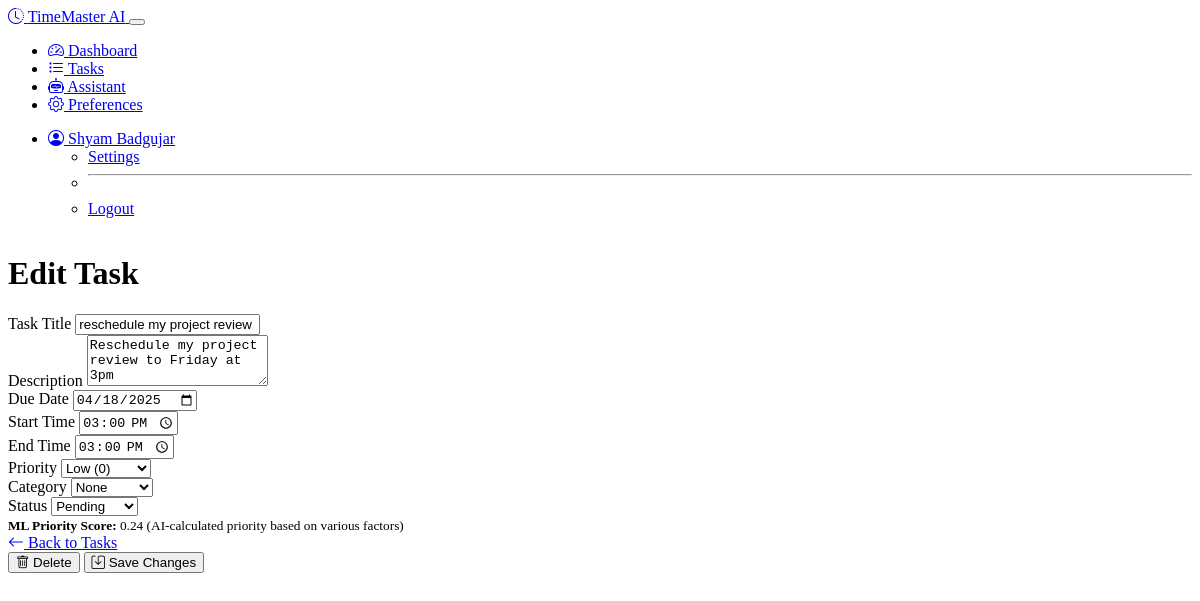
The page /tasks/10/edit (signed in) on the database its author committed.
### models.py (models this page shows, shortened)
class User(UserMixin, db.Model):
    id = db.Column(db.Integer, primary_key=True)
    username = db.Column(db.String(64), unique=True, nullable=False)
    email = db.Column(db.String(120), unique=True, nullable=False)
    password_hash = db.Column(db.String(256), nullable=False)
    created_at = db.Column(db.DateTime, default=datetime.utcnow)
    tasks = db.relationship('Task', backref='user', lazy='dynamic')
    preferences = db.relationship('UserPreference', backref='user', uselist=False)

class Task(db.Model):
    id = db.Column(db.Integer, primary_key=True)
    title = db.Column(db.String(120), nullable=False)
    description = db.Column(db.Text)
    created_at = db.Column(db.DateTime, default=datetime.utcnow)
    due_date = db.Column(db.DateTime)
    start_time = db.Column(db.DateTime)
    end_time = db.Column(db.DateTime)
    priority = db.Column(db.Integer, default=0)  # 0-5, 5 being highest
    status = db.Column(db.String(20), default='pending')  # pending, completed, cancelled
    category = db.Column(db.String(50))
    ml_priority_score = db.Column(db.Float, default=0.0)  # ML-calculated priority
    calendar_event_id = db.Column(db.String(100))  # For Google Calendar sync
    user_id = db.Column(db.Integer, db.ForeignKey('user.id'), nullable=False)

### routes.py (the view, shortened to what this page needs)
@app.route('/tasks/<int:task_id>/edit', methods=['GET', 'POST'])
@login_required
def edit_task(task_id):
    task = Task.query.get_or_404(task_id)
    if task.user_id != current_user.id:
        abort(403)
    return render_template('edit_task.html', task=task)

### models.py (called while the page is built)
@login_manager.user_loader
def load_user(user_id):
    return User.query.get(int(user_id))

    def get_notification_preferences(self):
        try:
            return json.loads(self.notification_preferences)
        except:
            return ['email', 'web']

### notification_service.py (called while the page is built)
    def check_reminders(self):
        now = datetime.now()
        due_reminders = Reminder.query.filter(
            Reminder.remind_at <= now,
            Reminder.sent == False
        ).all()
        sent_count = 0
        for reminder in due_reminders:
            success = self.send_reminder(reminder)
            if success:
                reminder.sent = True
                sent_count += 1
        db.session.commit()
        return sent_count

### routes.py (called while the page is built)
@app.before_request
def check_reminders():
    if not request.endpoint:
        return
    if request.endpoint in ['static', 'login', 'register']:
        return
    last_check = session.get('last_reminder_check', 0)
    now = datetime.now().timestamp()
    if now - last_check > 300:  # 5 minutes in seconds
        notification_service.check_reminders()
        session['last_reminder_check'] = now

### templates/edit_task.html (shortened to what this page needs)
{% extends "layout.html" %}
{% block content %}
<div class="container">
    <div class="row">
        <div class="col-md-8 mx-auto">
            <div class="card bg-dark">
                <div class="card-header">
                    <h1 class="h3 mb-0">Edit Task</h1>
                </div>
                <div class="card-body">
                    <form method="post" action="{{ url_for('edit_task', task_id=task.id) }}">
                        <div class="mb-3">
                            <label for="title" class="form-label">Task Title</label>
                            <input type="text" class="form-control" id="title" name="title" value="{{ task.title }}" required>
                        </div>
                        <div class="mb-3">
                            <label for="description" class="form-label">Description</label>
                            <textarea class="form-control" id="description" name="description" rows="3">{{ task.description }}</textarea>
                        </div>
                        <div class="row mb-3">
                            <div class="col-md-4">
                                <label for="due_date" class="form-label">Due Date</label>
                                <input type="date" class="form-control" id="due_date" name="due_date"
                                    value="{{ task.due_date.strftime('%Y-%m-%d') if task.due_date else '' }}">
                            </div>
                            <div class="col-md-4">
                                <label for="start_time" class="form-label">Start Time</label>
                                <input type="time" class="form-control" id="start_time" name="start_time"
                                    value="{{ task.start_time.strftime('%H:%M') if task.start_time else '' }}">
                            </div>
                            <div class="col-md-4">
                                <label for="end_time" class="form-label">End Time</label>
                                <input type="time" class="form-control" id="end_time" name="end_time"
                                    value="{{ task.end_time.strftime('%H:%M') if task.end_time else '' }}">
                            </div>
                        </div>
                        <div class="row mb-3">
                            <div class="col-md-4">
                                <label for="priority" class="form-label">Priority</label>
                                <select class="form-select" id="priority" name="priority">
                                    <option value="0" {{ 'selected' if task.priority == 0 }}>Low (0)</option>
                                </select>
                            </div>
                            <div class="col-md-4">
                                <label for="category" class="form-label">Category</label>
                                <select class="form-select" id="category" name="category">
                                    <option value="" {{ 'selected' if not task.category }}>None</option>
                                </select>
                            </div>
                            <div class="col-md-4">
                                <label for="status" class="form-label">Status</label>
                                <select class="form-select" id="status" name="status">
                                    <option value="pending" {{ 'selected' if task.status == 'pending' }}>Pending</option>
                                </select>
                            </div>
                        </div>
                        <div class="mb-3">
                            <div class="alert alert-secondary">
                                <small>
                                    <strong>ML Priority Score:</strong> {{ "%.2f"|format(task.ml_priority_score) }}
                                    <span class="ms-2 text-muted">(AI-calculated priority based on various factors)</span>
                                </small>
                            </div>
                        </div>
                        <div class="d-flex justify-content-between">
                            <div>
                                <a href="{{ url_for('task_list') }}" class="btn btn-outline-secondary">
                                    <i class="bi bi-arrow-left"></i> Back to Tasks
                                </a>
                            </div>
                            <div class="d-flex">
                                <form action="{{ url_for('delete_task', task_id=task.id) }}" method="post" class="me-2">
                                    <button type="submit" class="btn btn-outline-danger btn-delete-task">
                                        <i class="bi bi-trash"></i> Delete
                                    </button>
                                </form>
                                <button type="submit" class="btn btn-primary">
                                    <i class="bi bi-save"></i> Save Changes
                                </button>
                            </div>
                        </div>
                    </form>
                </div>
            </div>
        </div>
    </div>
</div>
{% endblock %}

### templates/layout.html (shortened to what this page needs)
<!DOCTYPE html>
<html lang="en" data-bs-theme="dark">
<head>
    <link rel="stylesheet" href="https://cdn.replit.com/agent/bootstrap-agent-dark-theme.min.css">
    <link rel="stylesheet" href="https://cdn.jsdelivr.net/npm/bootstrap-icons@1.11.0/font/bootstrap-icons.css">
    <link rel="stylesheet" href="{{ url_for('static', filename='css/custom.css') }}">
</head>
<body class="d-flex flex-column min-vh-100">
    <nav class="navbar navbar-expand-lg navbar-dark bg-dark">
        <div class="container">
            <a class="navbar-brand d-flex align-items-center" href="{{ url_for('index') }}">
                <i class="bi bi-clock-history me-2"></i>
                <span>TimeMaster AI</span>
            </a>
            <button class="navbar-toggler" type="button" data-bs-toggle="collapse" data-bs-target="#navbarContent">
            </button>
            <div class="collapse navbar-collapse" id="navbarContent">
                <ul class="navbar-nav me-auto mb-2 mb-lg-0">
                    {% if current_user.is_authenticated %}
                    <li class="nav-item">
                        <a class="nav-link {% if request.endpoint == 'dashboard' %}active{% endif %}" href="{{ url_for('dashboard') }}">
                            <i class="bi bi-speedometer2 me-1"></i> Dashboard
                        </a>
                    </li>
                    <li class="nav-item">
                        <a class="nav-link {% if request.endpoint == 'task_list' %}active{% endif %}" href="{{ url_for('task_list') }}">
                            <i class="bi bi-list-task me-1"></i> Tasks
                        </a>
                    </li>
                    <li class="nav-item">
                        <a class="nav-link {% if request.endpoint == 'assistant' %}active{% endif %}" href="{{ url_for('assistant') }}">
                            <i class="bi bi-robot me-1"></i> Assistant
                        </a>
                    </li>
                    <li class="nav-item">
                        <a class="nav-link {% if request.endpoint == 'preferences' %}active{% endif %}" href="{{ url_for('preferences') }}">
                            <i class="bi bi-gear me-1"></i> Preferences
                        </a>
                    </li>
                    {% endif %}
                </ul>
                <ul class="navbar-nav">
                    {% if current_user.is_authenticated %}
                    <li class="nav-item dropdown">
                        <a class="nav-link dropdown-toggle" href="#" id="userDropdown" role="button" data-bs-toggle="dropdown">
                            <i class="bi bi-person-circle me-1"></i> {{ current_user.username }}
                        </a>
                        <ul class="dropdown-menu dropdown-menu-end">
                            <li><a class="dropdown-item" href="{{ url_for('preferences') }}">Settings</a></li>
                            <li><hr class="dropdown-divider"></li>
                            <li><a class="dropdown-item" href="{{ url_for('logout') }}">Logout</a></li>
                        </ul>
                    </li>
                    {% endif %}
                </ul>
            </div>
        </div>
    </nav>
    <main class="main-content py-4">
        {% block content %}{% endblock %}
    </main>
</body>
</html>

### static/css/custom.css (style rules this page uses)
body { min-height: 100vh; display: flex; flex-direction: column; }
.main-content { flex: 1; }
.container { max-width: 1200px; }

### rows shown on the page
User: username "Shyam Badgujar"
Task: title "reschedule my project review", description "Reschedule my project review to Friday at 3pm", due_date "04/18/2025", start_time "15:00", end_time "15:00", ml_priority_score "0.24"
